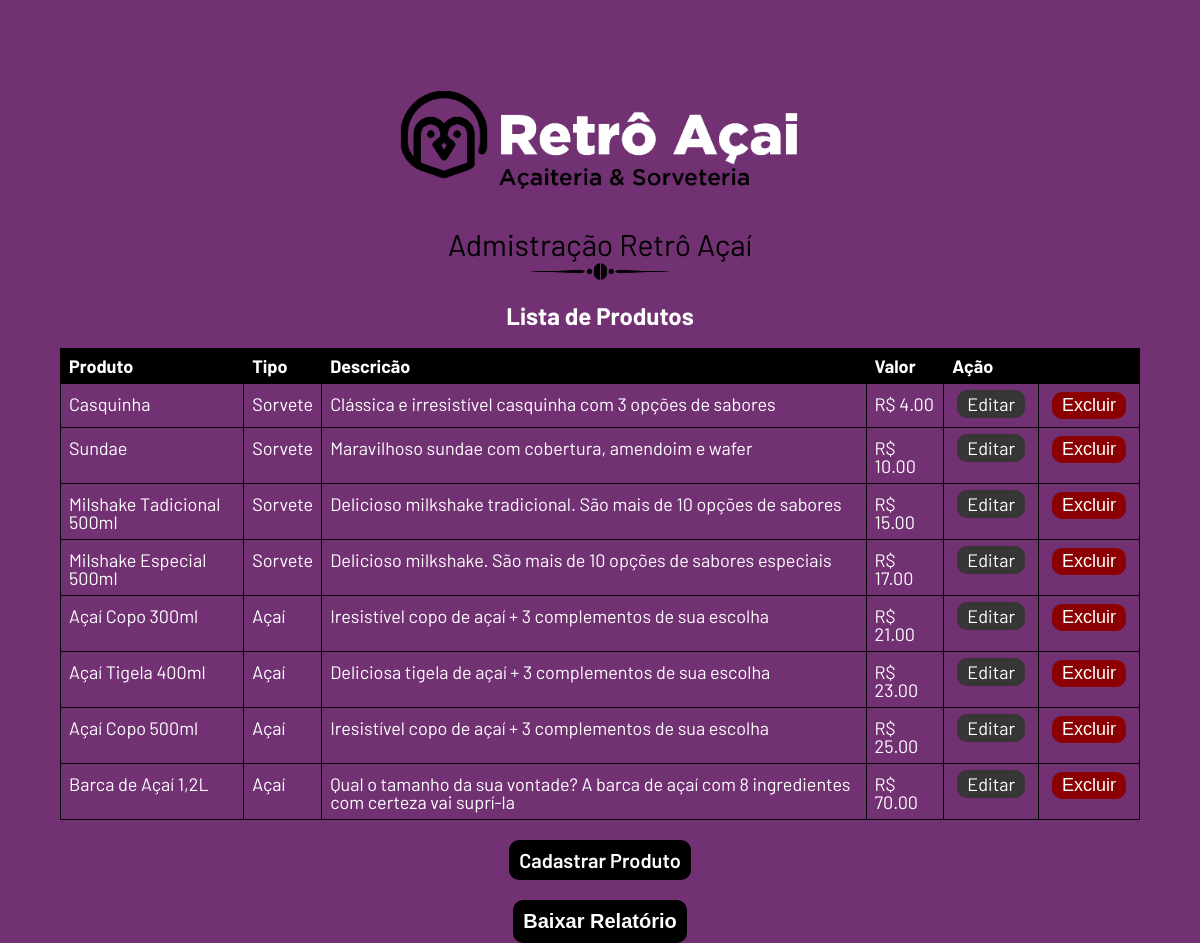
The app's page /admin.php with its own data.
### tables this page shows
CREATE TABLE `produtos` (
  `id` int NOT NULL AUTO_INCREMENT,
  `tipo` varchar(45) NOT NULL,
  `nome` varchar(45) NOT NULL,
  `descricao` varchar(90) NOT NULL,
  `imagem` varchar(80) NOT NULL,
  `preco` decimal(5,2) NOT NULL,
  PRIMARY KEY (`id`)
);

### src/Respositorio/ProdutoRepositorio.php (called while the page is built, shortened)
<?php
class ProdutoRepositorio
{
    private PDO $pdo;
    public function __construct(PDO $pdo)
    {
        $this->pdo = $pdo;
    }
    private function formarObjeto($dados)
    {
        return new Produto(
                $dados['id'],
                $dados['tipo'],
                $dados['nome'],
                $dados['descricao'],
                $dados['preco'],
                $dados['imagem']
        );
    }
    public function buscarTodos(): array
    {
        $sql = "SELECT * FROM produtos ORDER BY preco";
        $stmt = $this->pdo->query($sql);
        $produtos = $stmt->fetchAll(PDO::FETCH_ASSOC);
        $dadosProdutos = array_map(function ($produto){
            return $this->formarObjeto($produto);
        }, $produtos);
        return $dadosProdutos;
    }
}

### src/Modelo/Produto.php (called while the page is built, shortened)
<?php
class Produto
{
    private ?int $id;
    private string $tipo;
    private string $nome;
    private string $descricao;
    private float $preco;
    public function __construct(?int $id, string $tipo, string $nome, string $descricao, float $preco, string $imagem = "logo-retro.png")
    {
        $this->id = $id;
        $this->tipo = $tipo;
        $this->nome = $nome;
        $this->descricao = $descricao;
        $this->preco = $preco;
    }
    public function getId(): int
    {
        return $this->id;
    }
    public function getTipo(): string
    {
        return $this->tipo;
    }
    public function getNome(): string
    {
        return $this->nome;
    }
    public function getDescricao(): string
    {
        return $this->descricao;
    }
    public function getPrecoFormatado(): string
    {
        return "R$ " . number_format($this->preco, 2);
    }
}

### admin.php (the view, shortened to what this page needs)
<?php
    require_once 'src/conexao-bd.php';
    require_once 'src/Modelo/Produto.php';
    require_once 'src/Respositorio/ProdutoRepositorio.php';
    $produtoRepositorio = new ProdutoRepositorio($pdo);
    $produtos = $produtoRepositorio->buscarTodos();
?>
<!doctype html>
<html lang="pt-br">
<head>
  <link rel="stylesheet" href="css/reset.css">
  <link rel="stylesheet" href="css/index.css">
  <link rel="stylesheet" href="css/admin.css">
</head>
<body>
<main>
  <section class="container-admin-banner">
    <img src="img/logo-retro-horizontal.png" class="logo-admin" alt="logo-retro">
    <h1>Admistração Retrô Açaí</h1>
    <img class= "ornaments" src="img/ornaments-acai.png" alt="ornaments">
  </section>
  <h2>Lista de Produtos</h2>
  <section class="container-table">
    <table>
      <thead>
        <tr>
          <th>Produto</th>
          <th>Tipo</th>
          <th>Descricão</th>
          <th>Valor</th>
          <th colspan="2">Ação</th>
        </tr>
      </thead>
      <tbody>
      <?php foreach ($produtos as $produto): ?>
          <tr>
            <td><?= $produto->getNome() ?></td>
            <td><?= $produto->getTipo() ?></td>
            <td><?= $produto->getDescricao() ?></td>
            <td><?= $produto->getPrecoFormatado() ?></td>
            <td><a class="botao-editar" href="editar-produto.php?id=<?= $produto->getId() ?>">Editar</a></td>
            <td>
              <form action="excluir-produto.php" method="post">
                <input type="submit" class="botao-excluir" value="Excluir">
              </form>
            </td>
          </tr>
      <?php endforeach; ?>
      </tbody>
    </table>
  <a class="botao-cadastrar" href="cadastrar-produto.php">Cadastrar Produto</a>
  <form action="gerador-pdf.php" method="post">
    <input type="submit" class="botao-cadastrar" value="Baixar Relatório"/>
  </form>
  </section>
</main>
</body>
</html>

### css/index.css (style rules this page uses)
body { background-color: #723172; font-family: 'Barlow', sans-serif; }
main { height: 100vh; }
h2 { text-align: center; font-size: 48px; margin: 20px 0px; color: #FFF; font-weight: bold; }
.ornaments { width: 200px; }

### css/admin.css (style rules this page uses)
.container-admin-banner { display: flex; align-items: center; flex-direction: column; margin: 80px 0px 20px; }
.logo-admin { width: 400px; }
h2 { font-size: 24px; }
.container-table { display: flex; align-items: center; flex-direction: column; }
table { width: 90%; margin: auto 0; }
table, th, td { border: 1px solid #000000; }
table th { padding: 11px 0 11px; background-color: #000000; color: #FFFFFF; font-weight: bold; font-size: 18px; text-align: left; padding: 8px; }
table tr { border: 1px solid #ddd; }
table td { color: #FFF; font-size: 18px; padding: 8px; }
.container-admin-banner h1 { margin-top: 40px; font-size: 30px; color: #000000; }
table tbody tr td a, .botao-cadastrar, .botao-excluir { padding: 3px 10px; border-radius: 10px; color: #FFFFFF; text-decoration: none; margin: 0 5px; transition: 0.7s; border: none; font-size: 18px; }
.botao-cadastrar { background: #000000; color: #FFFFFF; font-weight: 600; margin-top: 20px; font-size: 20px; border-radius: 10px; padding: 10px 10px; border: none; }
.botao-editar { background: #363636; }
.botao-excluir { background: darkred; }

### records on screen
produtos: nome "Casquinha", tipo "Sorvete", descricao "Clássica e irresistível casquinha com 3 opções de sabores", preco "R$ 4.00"
produtos: nome "Sundae", tipo "Sorvete", descricao "Maravilhoso sundae com cobertura, amendoim e wafer", preco "R$ 10.00"
produtos: nome "Milshake Tadicional 500ml", tipo "Sorvete", descricao "Delicioso milkshake tradicional. São mais de 10 opções de sabores", preco "R$ 15.00"
produtos: nome "Milshake Especial 500ml", tipo "Sorvete", descricao "Delicioso milkshake. São mais de 10 opções de sabores especiais", preco "R$ 17.00"
produtos: nome "Açaí Copo 300ml", tipo "Açaí", descricao "Iresistível copo de açaí + 3 complementos de sua escolha", preco "R$ 21.00"
produtos: nome "Açaí Tigela 400ml", tipo "Açaí", descricao "Deliciosa tigela de açaí + 3 complementos de sua escolha", preco "R$ 23.00"
produtos: nome "Açaí Copo 500ml", tipo "Açaí", descricao "Iresistível copo de açaí + 3 complementos de sua escolha", preco "R$ 25.00"
produtos: nome "Barca de Açaí 1,2L", tipo "Açaí", descricao "Qual o tamanho da sua vontade? A barca de açaí com 8 ingredientes com certeza vai suprí-la", preco "R$ 70.00"
